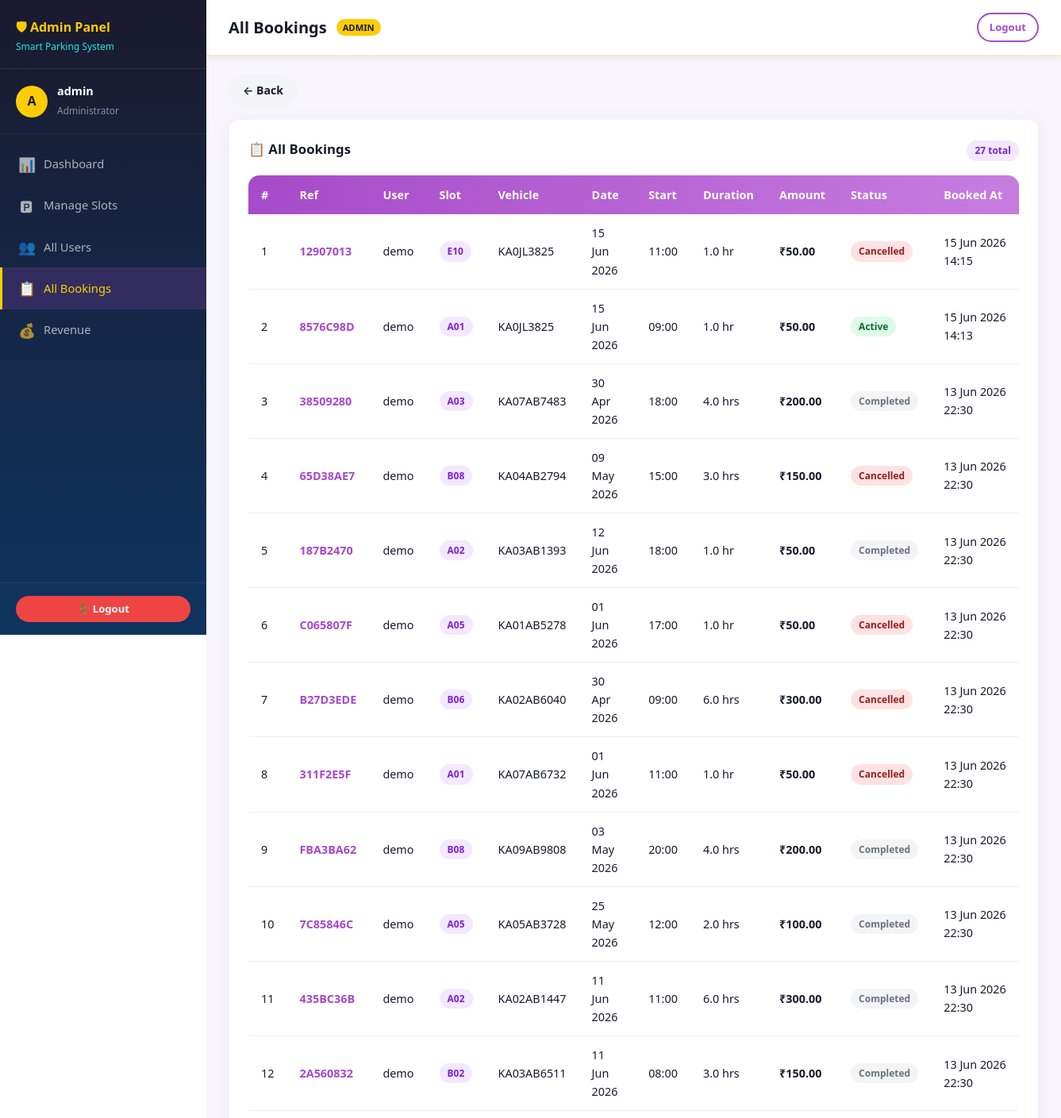
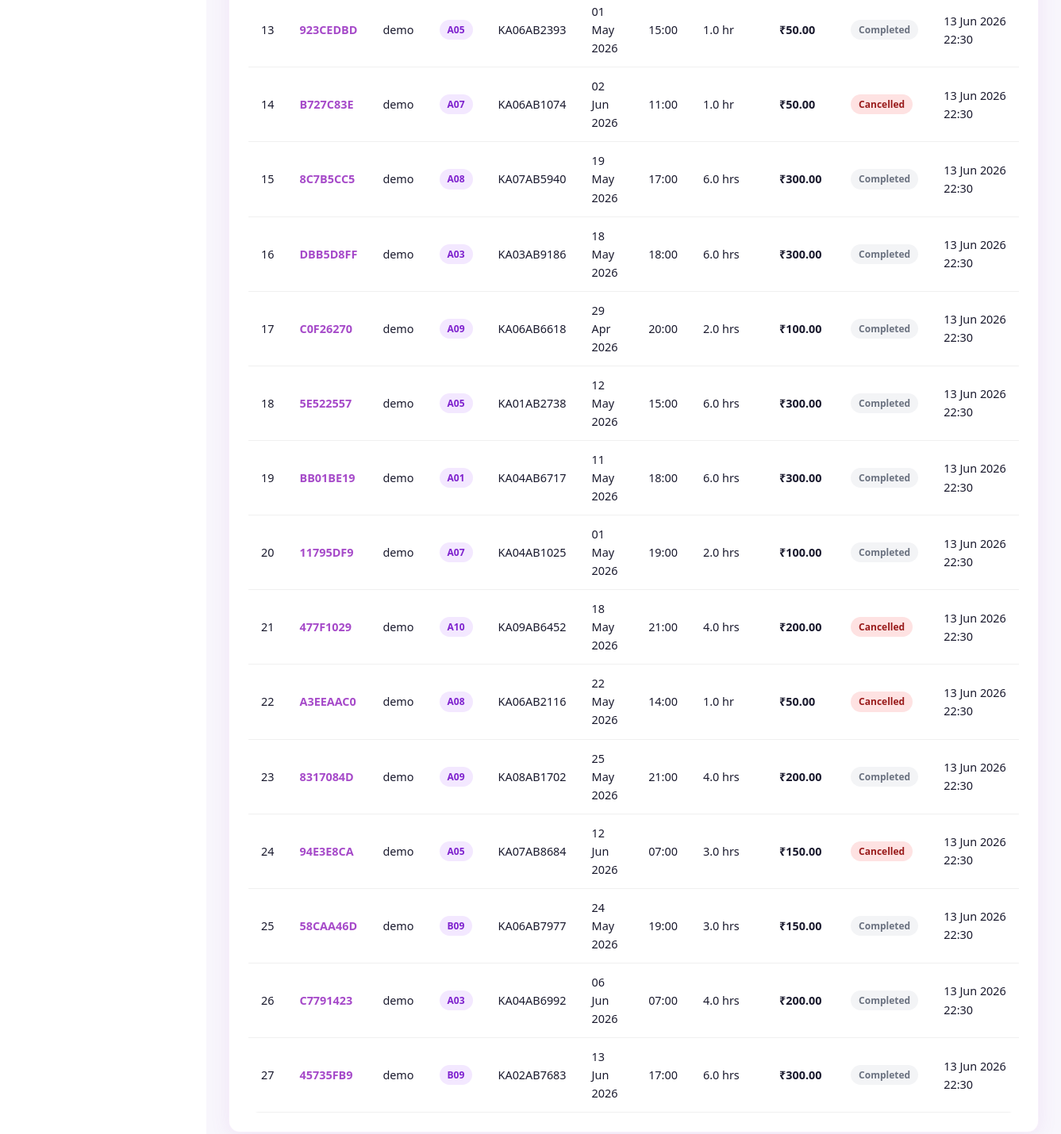
/adminpanel/bookings/ (signed in), run on the app's committed database (2 pictures, top to bottom).
### backend/booking/models.py (models this page shows, shortened)
class Booking(models.Model):
    STATUS_CHOICES = [
        ('active', 'Active'),
        ('completed', 'Completed'),
        ('cancelled', 'Cancelled'),
    ]
    booking_ref = models.CharField(max_length=12, unique=True, editable=False)
    user = models.ForeignKey(User, on_delete=models.CASCADE, related_name='bookings')
    slot = models.ForeignKey(ParkingSlot, on_delete=models.CASCADE, related_name='bookings')
    name = models.CharField(max_length=100, default='')
    vehicle_number = models.CharField(max_length=20)
    booking_date = models.DateField(default=timezone.now)
    start_time = models.TimeField(default='09:00')
    duration_hours = models.FloatField(default=1.0)
    status = models.CharField(max_length=20, choices=STATUS_CHOICES, default='active')
    booked_at = models.DateTimeField(auto_now_add=True)
    expires_at = models.DateTimeField(null=True, blank=True)
    cancelled_at = models.DateTimeField(null=True, blank=True)
    amount = models.DecimalField(max_digits=10, decimal_places=2, default=0)
    notes = models.TextField(blank=True)
    class Meta:
        ordering = ['-booked_at']

class ParkingSlot(models.Model):
    STATUS_CHOICES = [
        ('available', 'Available'),
        ('occupied', 'Occupied'),
        ('reserved', 'Reserved'),
    ]
    slot_number = models.CharField(max_length=10, unique=True)
    row = models.CharField(max_length=5, default='A')
    position = models.IntegerField(default=1)
    status = models.CharField(max_length=20, choices=STATUS_CHOICES, default='available')
    floor = models.IntegerField(default=1)
    grid_x = models.IntegerField(default=0)
    grid_y = models.IntegerField(default=0)
    updated_at = models.DateTimeField(auto_now=True)
    class Meta:
        ordering = ['row', 'position']

### backend/adminpanel/views.py (the view)
    def wrapper(request, *args, **kwargs):
        if not request.user.is_authenticated:
            return redirect('admin_login')
        try:
            if not (request.user.profile.is_admin or request.user.is_superuser):
                messages.error(request, 'Admin access required.')
                return redirect('dashboard:index')
        except Exception:
            messages.error(request, 'Admin access required.')
            return redirect('dashboard:index')
        return func(request, *args, **kwargs)

### backend/adminpanel/views.py (called while the page is built)
def admin_required(func):
    def wrapper(request, *args, **kwargs):
        if not request.user.is_authenticated:
            return redirect('admin_login')
        try:
            if not (request.user.profile.is_admin or request.user.is_superuser):
                messages.error(request, 'Admin access required.')
                return redirect('dashboard:index')
        except Exception:
            messages.error(request, 'Admin access required.')
            return redirect('dashboard:index')
        return func(request, *args, **kwargs)
    wrapper.__name__ = func.__name__
    return wrapper

@admin_required
def bookings_view(request):
    bookings = Booking.objects.select_related('user', 'slot').all().order_by('-booked_at')
    return render(request, 'adminpanel/bookings.html', {'bookings': bookings})

### backend/authentication/models.py (called while the page is built)
    @property
    def is_admin(self):
        return self.role == 'admin'

### frontend/templates/adminpanel/bookings.html (shortened to what this page needs)
{% extends 'adminpanel/base_admin.html' %}
{% block page_title %}All Bookings{% endblock %}
{% block anav_bookings %}active{% endblock %}
{% block content %}
<div style="margin-bottom:16px;"><a href="{% url 'adminpanel:dashboard' %}" class="btn-back">&#x2190; Back</a></div>
<div class="card">
  <div style="display:flex;align-items:center;justify-content:space-between;margin-bottom:16px;">
    <div class="card-title">&#x1F4CB; All Bookings</div>
    <span class="badge badge-purple">{{ bookings.count }} total</span>
  </div>
  <div class="table-wrapper">
    <table>
      <thead><tr><th>#</th><th>Ref</th><th>User</th><th>Slot</th><th>Vehicle</th><th>Date</th><th>Start</th><th>Duration</th><th>Amount</th><th>Status</th><th>Booked At</th></tr></thead>
      <tbody>
      {% for b in bookings %}
      <tr>
        <td>{{ forloop.counter }}</td>
        <td><strong style="color:#A64AC9;">{{ b.booking_ref }}</strong></td>
        <td>{{ b.user.username }}</td>
        <td><span class="badge badge-purple">{{ b.slot.slot_number }}</span></td>
        <td>{{ b.vehicle_number }}</td>
        <td>{{ b.booking_date|date:"d M Y" }}</td>
        <td>{{ b.start_time|time:"H:i" }}</td>
        <td>{{ b.duration_hours }} hr{% if b.duration_hours != 1 %}s{% endif %}</td>
        <td><strong>&#x20B9;{{ b.amount }}</strong></td>
        <td>
          {% if b.status == 'active' %}<span class="badge badge-success">Active</span>
          {% elif b.status == 'cancelled' %}<span class="badge badge-danger">Cancelled</span>
          {% else %}<span class="badge badge-gray">Completed</span>{% endif %}
        </td>
        <td>{{ b.booked_at|date:"d M Y H:i" }}</td>
      </tr>
      {% endfor %}
      </tbody>
    </table>
  </div>
</div>
{% endblock %}

### frontend/templates/adminpanel/base_admin.html (shortened to what this page needs)
{% load static %}
<!DOCTYPE html>
<html lang="en">
<head>
  <link rel="stylesheet" href="{% static 'css/style.css' %}"/>
</head>
<body>
<div class="app-layout">
  <aside class="sidebar" id="sidebar">
    <div class="sidebar-logo">
      <h1>&#x1F6E1; Admin Panel</h1>
      <span style="color:#17E9E0;">Smart Parking System</span>
    </div>
    <div class="sidebar-user">
      <div class="sidebar-avatar" style="background:#FCCD04;color:#1a1a2e;">{{ request.user.username|first|upper }}</div>
      <div class="sidebar-user-info">
        <strong style="color:white;">{{ request.user.username }}</strong>
        <small style="color:rgba(255,255,255,.5);">Administrator</small>
      </div>
    </div>
    <nav class="sidebar-nav">
      <a href="{% url 'adminpanel:dashboard' %}" class="nav-item {% block anav_dash %}{% endblock %}">
        <span class="nav-icon">&#x1F4CA;</span> Dashboard
      </a>
      <a href="{% url 'adminpanel:slots' %}" class="nav-item {% block anav_slots %}{% endblock %}">
        <span class="nav-icon">&#x1F17F;</span> Manage Slots
      </a>
      <a href="{% url 'adminpanel:users' %}" class="nav-item {% block anav_users %}{% endblock %}">
        <span class="nav-icon">&#x1F465;</span> All Users
      </a>
      <a href="{% url 'adminpanel:bookings' %}" class="nav-item {% block anav_bookings %}{% endblock %}">
        <span class="nav-icon">&#x1F4CB;</span> All Bookings
      </a>
      <a href="{% url 'adminpanel:revenue' %}" class="nav-item {% block anav_revenue %}{% endblock %}">
        <span class="nav-icon">&#x1F4B0;</span> Revenue
      </a>
    </nav>
    <div class="sidebar-footer">
      <a href="{% url 'logout' %}" class="btn btn-danger btn-sm" style="width:100%;justify-content:center;">&#x1F6AA; Logout</a>
    </div>
  </aside>
  <main class="main-content">
    <div class="topbar">
      <div style="display:flex;align-items:center;gap:12px;">
        <h2>{% block page_title %}Admin{% endblock %}</h2>
        <span class="admin-badge">ADMIN</span>
      </div>
      <div class="topbar-actions">
        <a href="{% url 'logout' %}" class="btn btn-outline btn-sm">Logout</a>
      </div>
    </div>
    <div class="page-body">
      {% block content %}{% endblock %}
    </div>
  </main>
</div>
</body>
</html>

### frontend/static/css/style.css (style rules this page uses)
:root { --purple: #A64AC9; --purple-dark: #8a3aaa; --purple-light: #c77de0; --yellow: #FCCD04; --orange: #FFB48F; --cream: #F5E6CC; --teal: #17E9E0; --white: #FFFFFF; --dark: #1a1a2e; --gray: #6b7280; --gray-light: #f3f4f6; --success: #22c55e; --danger: #ef4444; --warning: #eab308; --sidebar-w: 260px; --radius: 14px; --shadow: 0 4px 24px rgba(166,74,201,0.10); --shadow-md: 0 8px 32px rgba(166,74,201,0.15); }
* { box-sizing: border-box; margin: 0; padding: 0; }
body { font-family: 'Segoe UI', system-ui, -apple-system, sans-serif; background: var(--white); color: var(--dark); line-height: 1.6; }
.btn { display: inline-flex; align-items: center; gap: 8px; padding: 10px 22px; border-radius: 50px; font-weight: 600; font-size: 0.92rem; cursor: pointer; border: none; text-decoration: none; transition: all .25s; }
.btn-outline { background: transparent; border: 2px solid var(--purple); color: var(--purple); }
.btn-danger { background: var(--danger); color: var(--white); }
.btn-sm { padding: 6px 14px; font-size: 0.82rem; }
.btn-back { background: var(--gray-light); color: var(--dark); padding: 8px 18px; border-radius: 50px; font-weight: 600; font-size: 0.88rem; display: inline-flex; align-items: center; gap: 6px; text-decoration: none; transition: all .2s; border: none; cursor: pointer; }
.card { background: var(--white); border-radius: var(--radius); box-shadow: var(--shadow); padding: 24px; border: 1px solid rgba(166,74,201,.08); }
.card-title { font-size: 1.05rem; font-weight: 700; color: var(--dark); margin-bottom: 4px; }
.app-layout { display: flex; min-height: 100vh; }
.sidebar { width: var(--sidebar-w); background: linear-gradient(180deg, var(--dark) 0%, #16213e 100%); position: fixed; top: 0; left: 0; height: 100vh; display: flex; flex-direction: column; z-index: 100; transition: transform .3s; }
.sidebar-logo { padding: 24px 20px 16px; border-bottom: 1px solid rgba(255,255,255,.08); }
.sidebar-logo h1 { color: var(--yellow); font-size: 1rem; font-weight: 800; line-height: 1.3; }
.sidebar-logo span { color: var(--teal); font-size: 0.75rem; }
.sidebar-user { padding: 16px 20px; border-bottom: 1px solid rgba(255,255,255,.06); display: flex; align-items: center; gap: 12px; }
.sidebar-avatar { width: 40px; height: 40px; border-radius: 50%; background: var(--purple); display: flex; align-items: center; justify-content: center; color: white; font-weight: 700; font-size: 1rem; }
.sidebar-user-info small { color: rgba(255,255,255,.5); font-size: 0.75rem; }
.sidebar-user-info strong { color: white; font-size: 0.9rem; display: block; }
.sidebar-nav { flex: 1; padding: 12px 0; overflow-y: auto; }
.nav-item { display: flex; align-items: center; gap: 12px; padding: 12px 20px; color: rgba(255,255,255,.65); text-decoration: none; font-weight: 500; font-size: 0.92rem; transition: all .2s; border-left: 3px solid transparent; cursor: pointer; }
.nav-item:hover, .nav-item.active { color: white; background: rgba(166,74,201,.2); border-left-color: var(--purple); }
.nav-item.active { color: var(--yellow); border-left-color: var(--yellow); }
.nav-icon { width: 20px; text-align: center; font-size: 1.1rem; }
.sidebar-footer { padding: 16px 20px; border-top: 1px solid rgba(255,255,255,.08); }
.main-content { margin-left: var(--sidebar-w); flex: 1; padding: 0; min-height: 100vh; background: #f8f6fc; }
.topbar { background: var(--white); padding: 16px 28px; display: flex; align-items: center; justify-content: space-between; box-shadow: 0 2px 8px rgba(0,0,0,.06); border-bottom: 2px solid var(--cream); position: sticky; top: 0; z-index: 50; }
.topbar h2 { font-size: 1.25rem; font-weight: 700; color: var(--dark); }
.topbar-actions { display: flex; align-items: center; gap: 12px; }
.page-body { padding: 24px 28px; }
.table-wrapper { overflow-x: auto; border-radius: var(--radius); }
table { width: 100%; border-collapse: collapse; font-size: 0.9rem; }
thead { background: linear-gradient(90deg, var(--purple), var(--purple-light)); color: white; }
th { padding: 13px 16px; font-weight: 600; text-align: left; white-space: nowrap; }
td { padding: 12px 16px; border-bottom: 1px solid #f0f0f0; }
.badge { display: inline-block; padding: 3px 10px; border-radius: 50px; font-size: 0.75rem; font-weight: 600; }
.badge-success { background: #dcfce7; color: #166534; }
.badge-danger { background: #fee2e2; color: #991b1b; }
.badge-gray { background: #f3f4f6; color: #6b7280; }
.badge-purple { background: #f3e8ff; color: #7e22ce; }

### data on the page
Booking: booking_ref "12907013", user.username "demo", slot.slot_number "E10", vehicle_number "KA0JL3825", booking_date "15 Jun 2026", start_time "11:00", duration_hours "1.0", amount "50.00", status "Cancelled", booked_at "15 Jun 2026 14:15"
Booking: booking_ref "8576C98D", user.username "demo", slot.slot_number "A01", vehicle_number "KA0JL3825", booking_date "15 Jun 2026", start_time "09:00", duration_hours "1.0", amount "50.00", status "Active", booked_at "15 Jun 2026 14:13"
Booking: booking_ref "38509280", user.username "demo", slot.slot_number "A03", vehicle_number "KA07AB7483", booking_date "30 Apr 2026", start_time "18:00", duration_hours "4.0", amount "200.00", status "Completed", booked_at "13 Jun 2026 22:30"
Booking: booking_ref "65D38AE7", user.username "demo", slot.slot_number "B08", vehicle_number "KA04AB2794", booking_date "09 May 2026", start_time "15:00", duration_hours "3.0", amount "150.00", status "Cancelled", booked_at "13 Jun 2026 22:30"
Booking: booking_ref "187B2470", user.username "demo", slot.slot_number "A02", vehicle_number "KA03AB1393", booking_date "12 Jun 2026", start_time "18:00", duration_hours "1.0", amount "50.00", status "Completed", booked_at "13 Jun 2026 22:30"
Booking: booking_ref "C065807F", user.username "demo", slot.slot_number "A05", vehicle_number "KA01AB5278", booking_date "01 Jun 2026", start_time "17:00", duration_hours "1.0", amount "50.00", status "Cancelled", booked_at "13 Jun 2026 22:30"
Booking: booking_ref "B27D3EDE", user.username "demo", slot.slot_number "B06", vehicle_number "KA02AB6040", booking_date "30 Apr 2026", start_time "09:00", duration_hours "6.0", amount "300.00", status "Cancelled", booked_at "13 Jun 2026 22:30"
Booking: booking_ref "311F2E5F", user.username "demo", slot.slot_number "A01", vehicle_number "KA07AB6732", booking_date "01 Jun 2026", start_time "11:00", duration_hours "1.0", amount "50.00", status "Cancelled", booked_at "13 Jun 2026 22:30"
Booking: booking_ref "FBA3BA62", user.username "demo", slot.slot_number "B08", vehicle_number "KA09AB9808", booking_date "03 May 2026", start_time "20:00", duration_hours "4.0", amount "200.00", status "Completed", booked_at "13 Jun 2026 22:30"
Booking: booking_ref "7C85846C", user.username "demo", slot.slot_number "A05", vehicle_number "KA05AB3728", booking_date "25 May 2026", start_time "12:00", duration_hours "2.0", amount "100.00", status "Completed", booked_at "13 Jun 2026 22:30"
Booking: booking_ref "435BC36B", user.username "demo", slot.slot_number "A02", vehicle_number "KA02AB1447", booking_date "11 Jun 2026", start_time "11:00", duration_hours "6.0", amount "300.00", status "Completed", booked_at "13 Jun 2026 22:30"
Booking: booking_ref "2A560832", user.username "demo", slot.slot_number "B02", vehicle_number "KA03AB6511", booking_date "11 Jun 2026", start_time "08:00", duration_hours "3.0", amount "150.00", status "Completed", booked_at "13 Jun 2026 22:30"
Booking: booking_ref "923CEDBD", user.username "demo", slot.slot_number "A05", vehicle_number "KA06AB2393", booking_date "01 May 2026", start_time "15:00", duration_hours "1.0", amount "50.00", status "Completed", booked_at "13 Jun 2026 22:30"
Booking: booking_ref "B727C83E", user.username "demo", slot.slot_number "A07", vehicle_number "KA06AB1074", booking_date "02 Jun 2026", start_time "11:00", duration_hours "1.0", amount "50.00", status "Cancelled", booked_at "13 Jun 2026 22:30"
Booking: booking_ref "8C7B5CC5", user.username "demo", slot.slot_number "A08", vehicle_number "KA07AB5940", booking_date "19 May 2026", start_time "17:00", duration_hours "6.0", amount "300.00", status "Completed", booked_at "13 Jun 2026 22:30"
Booking: booking_ref "DBB5D8FF", user.username "demo", slot.slot_number "A03", vehicle_number "KA03AB9186", booking_date "18 May 2026", start_time "18:00", duration_hours "6.0", amount "300.00", status "Completed", booked_at "13 Jun 2026 22:30"
Booking: booking_ref "C0F26270", user.username "demo", slot.slot_number "A09", vehicle_number "KA06AB6618", booking_date "29 Apr 2026", start_time "20:00", duration_hours "2.0", amount "100.00", status "Completed", booked_at "13 Jun 2026 22:30"
Booking: booking_ref "5E522557", user.username "demo", slot.slot_number "A05", vehicle_number "KA01AB2738", booking_date "12 May 2026", start_time "15:00", duration_hours "6.0", amount "300.00", status "Completed", booked_at "13 Jun 2026 22:30"
Booking: booking_ref "BB01BE19", user.username "demo", slot.slot_number "A01", vehicle_number "KA04AB6717", booking_date "11 May 2026", start_time "18:00", duration_hours "6.0", amount "300.00", status "Completed", booked_at "13 Jun 2026 22:30"
Booking: booking_ref "11795DF9", user.username "demo", slot.slot_number "A07", vehicle_number "KA04AB1025", booking_date "01 May 2026", start_time "19:00", duration_hours "2.0", amount "100.00", status "Completed", booked_at "13 Jun 2026 22:30"
Booking: booking_ref "477F1029", user.username "demo", slot.slot_number "A10", vehicle_number "KA09AB6452", booking_date "18 May 2026", start_time "21:00", duration_hours "4.0", amount "200.00", status "Cancelled", booked_at "13 Jun 2026 22:30"
Booking: booking_ref "A3EEAAC0", user.username "demo", slot.slot_number "A08", vehicle_number "KA06AB2116", booking_date "22 May 2026", start_time "14:00", duration_hours "1.0", amount "50.00", status "Cancelled", booked_at "13 Jun 2026 22:30"
Booking: booking_ref "8317084D", user.username "demo", slot.slot_number "A09", vehicle_number "KA08AB1702", booking_date "25 May 2026", start_time "21:00", duration_hours "4.0", amount "200.00", status "Completed", booked_at "13 Jun 2026 22:30"
Booking: booking_ref "94E3E8CA", user.username "demo", slot.slot_number "A05", vehicle_number "KA07AB8684", booking_date "12 Jun 2026", start_time "07:00", duration_hours "3.0", amount "150.00", status "Cancelled", booked_at "13 Jun 2026 22:30"
Booking: booking_ref "58CAA46D", user.username "demo", slot.slot_number "B09", vehicle_number "KA06AB7977", booking_date "24 May 2026", start_time "19:00", duration_hours "3.0", amount "150.00", status "Completed", booked_at "13 Jun 2026 22:30"
Booking: booking_ref "C7791423", user.username "demo", slot.slot_number "A03", vehicle_number "KA04AB6992", booking_date "06 Jun 2026", start_time "07:00", duration_hours "4.0", amount "200.00", status "Completed", booked_at "13 Jun 2026 22:30"
Booking: booking_ref "45735FB9", user.username "demo", slot.slot_number "B09", vehicle_number "KA02AB7683", booking_date "13 Jun 2026", start_time "17:00", duration_hours "6.0", amount "300.00", status "Completed", booked_at "13 Jun 2026 22:30"

### other printed values
{{ request.user.username|first|upper }} "A"
{{ request.user.username }} "admin"
{{ bookings.count }} "27"
